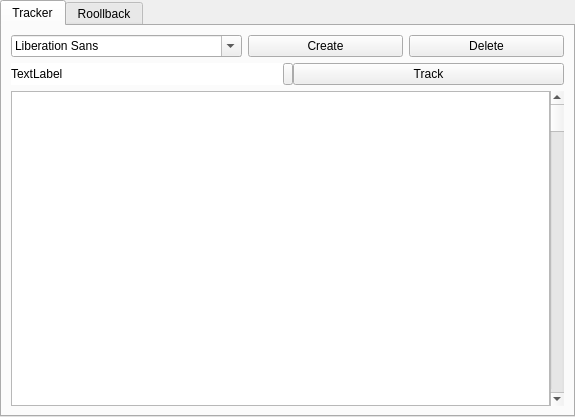
<?xml version="1.0" encoding="UTF-8"?>
<ui version="4.0">
 <class>MainWindow</class>
 <widget class="QMainWindow" name="MainWindow">
  <property name="geometry">
   <rect>
    <x>0</x>
    <y>0</y>
    <width>575</width>
    <height>417</height>
   </rect>
  </property>
  <property name="windowTitle">
   <string>MainWindow</string>
  </property>
  <property name="toolTipDuration">
   <number>-1</number>
  </property>
  <widget class="QWidget" name="MainWidget">
   <property name="toolTipDuration">
    <number>-1</number>
   </property>
   <layout class="QVBoxLayout" name="verticalLayout">
    <property name="spacing">
     <number>0</number>
    </property>
    <property name="leftMargin">
     <number>0</number>
    </property>
    <property name="topMargin">
     <number>0</number>
    </property>
    <property name="rightMargin">
     <number>0</number>
    </property>
    <property name="bottomMargin">
     <number>0</number>
    </property>
    <item>
     <widget class="QTabWidget" name="MainTab">
      <property name="toolTipDuration">
       <number>-2</number>
      </property>
      <property name="currentIndex">
       <number>0</number>
      </property>
      <widget class="QWidget" name="Tracker_tab">
       <attribute name="title">
        <string>Tracker</string>
       </attribute>
       <layout class="QVBoxLayout" name="verticalLayout_2">
        <item>
         <layout class="QHBoxLayout" name="reps_row">
          <item>
           <widget class="QFontComboBox" name="reps"/>
          </item>
          <item>
           <widget class="QPushButton" name="create_rep">
            <property name="text">
             <string>Create</string>
            </property>
           </widget>
          </item>
          <item>
           <widget class="QPushButton" name="del_rep">
            <property name="text">
             <string>Delete</string>
            </property>
           </widget>
          </item>
         </layout>
        </item>
        <item>
         <layout class="QHBoxLayout" name="track_row">
          <property name="spacing">
           <number>0</number>
          </property>
          <property name="leftMargin">
           <number>0</number>
          </property>
          <item>
           <widget class="QLabel" name="label">
            <property name="sizeIncrement">
             <size>
              <width>0</width>
              <height>0</height>
             </size>
            </property>
            <property name="styleSheet">
             <string notr="true">background-color: rgb(255, 255, 255);</string>
            </property>
            <property name="text">
             <string>TextLabel</string>
            </property>
            <property name="margin">
             <number>0</number>
            </property>
           </widget>
          </item>
          <item>
           <widget class="QPushButton" name="pushButton_4">
            <property name="sizePolicy">
             <sizepolicy hsizetype="Fixed" vsizetype="Fixed">
              <horstretch>0</horstretch>
              <verstretch>0</verstretch>
             </sizepolicy>
            </property>
            <property name="maximumSize">
             <size>
              <width>10</width>
              <height>16777215</height>
             </size>
            </property>
            <property name="text">
             <string/>
            </property>
           </widget>
          </item>
          <item>
           <widget class="QPushButton" name="pushButton_3">
            <property name="text">
             <string>Track</string>
            </property>
           </widget>
          </item>
         </layout>
        </item>
        <item>
         <layout class="QHBoxLayout" name="horizontalLayout_3">
          <property name="spacing">
           <number>0</number>
          </property>
          <item>
           <widget class="QListView" name="listView"/>
          </item>
          <item>
           <widget class="QScrollBar" name="verticalScrollBar">
            <property name="orientation">
             <enum>Qt::Vertical</enum>
            </property>
           </widget>
          </item>
         </layout>
        </item>
       </layout>
      </widget>
      <widget class="QWidget" name="Roollback_tab">
       <attribute name="title">
        <string>Roollback</string>
       </attribute>
      </widget>
     </widget>
    </item>
   </layout>
  </widget>
 </widget>
 <resources/>
 <connections/>
</ui>
